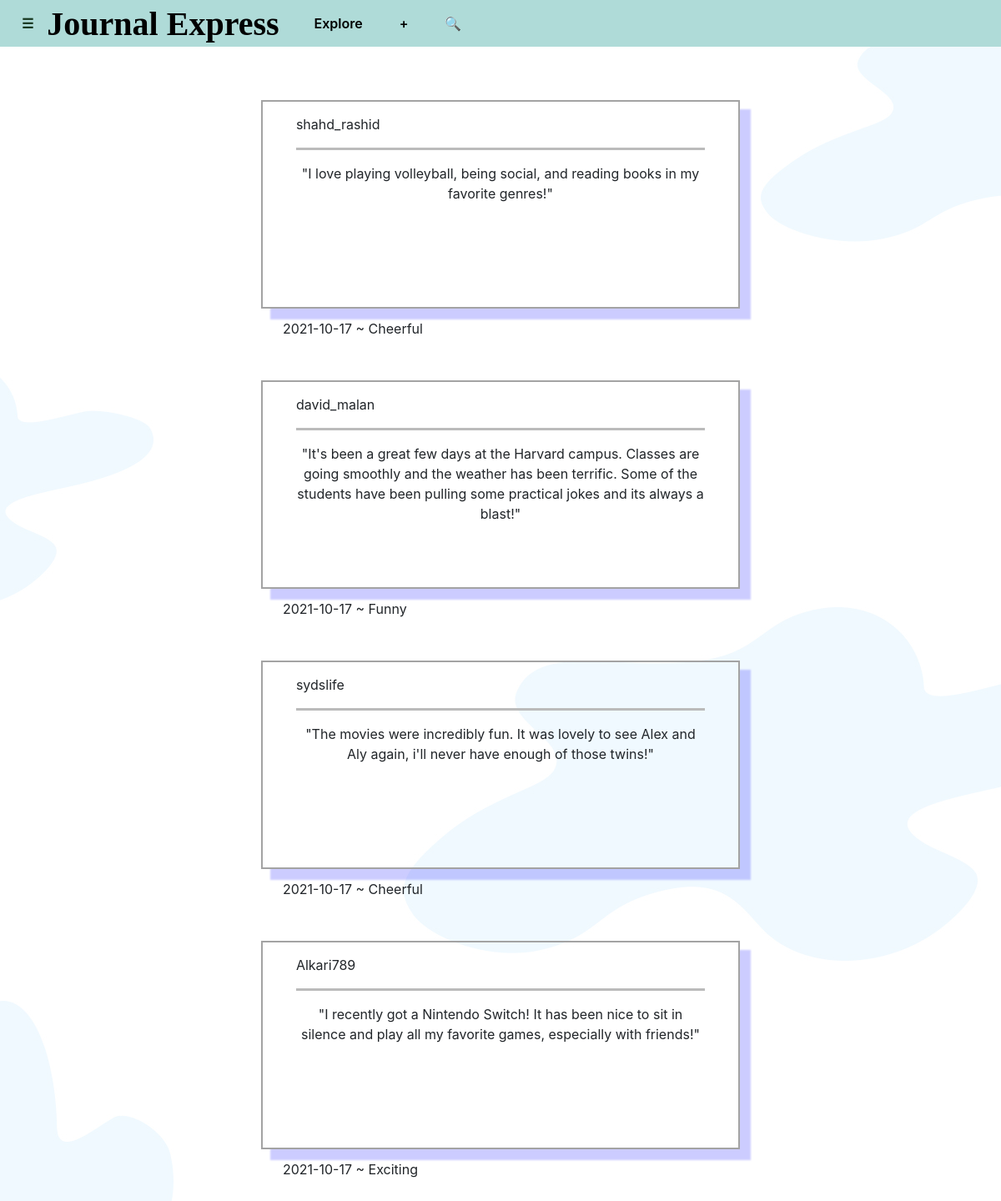
/ (signed in), run on the app's committed database.
### tables this page shows
CREATE TABLE journals(id INTEGER, user_id INTEGER, user TEXT NOT NULL, journal TEXT NOT NULL, genre TEXT NOT NULL, date SMALLDATETIME, PRIMARY KEY(id), FOREIGN KEY(user_id) REFERENCES users(id));

### application.py (the view)
@app.route("/", methods=["POST", "GET"])
def index():
    if "user_id" in session:
        feed = db.execute("SELECT * FROM journals WHERE user_id IN (SELECT follow_user_id FROM follows WHERE profile_user_id = ?) OR user_id = ?", session["user_id"], session["user_id"])
        if not feed:
            return render_template("index.html", message="Huh? Quite empty in here. Follow some other users to listen to what they have to say or check out the rest of the community at the explore page!")
        return render_template("index.html", feed=reversed(feed))
    else:
        return redirect("/login")

### templates/index.html (shortened to what this page needs)
{% extends "layout.html" %}
{% block main %}
    {% for posts in feed %}
        <div class="post">
            <p>
                {{ posts.user }}
            </p>
            <hr style="border-top:3px solid #bbb">
            <p style="text-align:center">
                "{{ posts.journal }}"
            </p>
        </div>
        <p style="margin: 12px 0 50px 25%">{{ posts.date }} ~ {{ posts.genre }}</p>
    {% endfor %}
{% endblock %}

### templates/layout.html (shortened to what this page needs)
<!DOCTYPE html>
<html lang="en">
    <head>
        <link rel="stylesheet" href="https://cdn.jsdelivr.net/npm/bootstrap@4.5.3/dist/css/bootstrap.min.css">
        <link href="/static/styles.css" rel="stylesheet">
    </head>
    <body style="background-image: url('static/background.jpg'); background-repeat: repeat-y">
        <div class="header">
            {% if session.user_id %}
                <button class="headerbuttons" style="left:20px" onclick="Nav()">&#9776;</button>
                <h1 id="name"><a style="text-decoration:none; color:black" href="/"><b>Journal Express</b></a></h1>
                <button class="headerbuttons"><a class="nav-link" style="text-decoration:none; color:black" href="/explore">Explore</a></button>
                <button class="headerbuttons"><a class="nav-link" style="text-decoration:none; color:black" href="/journal">+</a></button>
                <button class="headerbuttons"><a class="nav-link" style="text-decoration:none" href="/search">&#128269;</a></button>
            {% endif %}
        </div>
        <main class="container p-5">
            {% block main %}{% endblock %}
        </main>
    </body>
</html>

### static/styles.css (style rules this page uses)
#name { position: relative; font-family:'fantasy'; top: 5px; bottom: 5px; left: 30px; }
.header { display: flex; background-color: #afdbd8; }
.headerbuttons { position: relative; border: none; background: none; left: 50px; color: #183821; font-weight: 600; }
.post { min-height: 250px; width: 55%; margin: 0 auto; border: 2px solid #a3a3a3; padding: 15px 40px; box-shadow: 12px 12px 2px 1px rgba(0, 0, 255, .2); }

### data on the page
journals: user "shahd_rashid", journal "I love playing volleyball, being social, and reading books in my favorite genres!", date "2021-10-17", genre "Cheerful"
journals: user "david_malan", journal "It's been a great few days at the Harvard campus. Classes are going smoothly and the weather has been terrific. Some of the students have been pulling some practical jokes and its always a blast!", date "2021-10-17", genre "Funny"
journals: user "sydslife", journal "The movies were incredibly fun. It was lovely to see Alex and Aly again, i'll never have enough of those twins!", date "2021-10-17", genre "Cheerful"
journals: user "Alkari789", journal "I recently got a Nintendo Switch! It has been nice to sit in silence and play all my favorite games, especially with friends!", date "2021-10-17", genre "Exciting"
